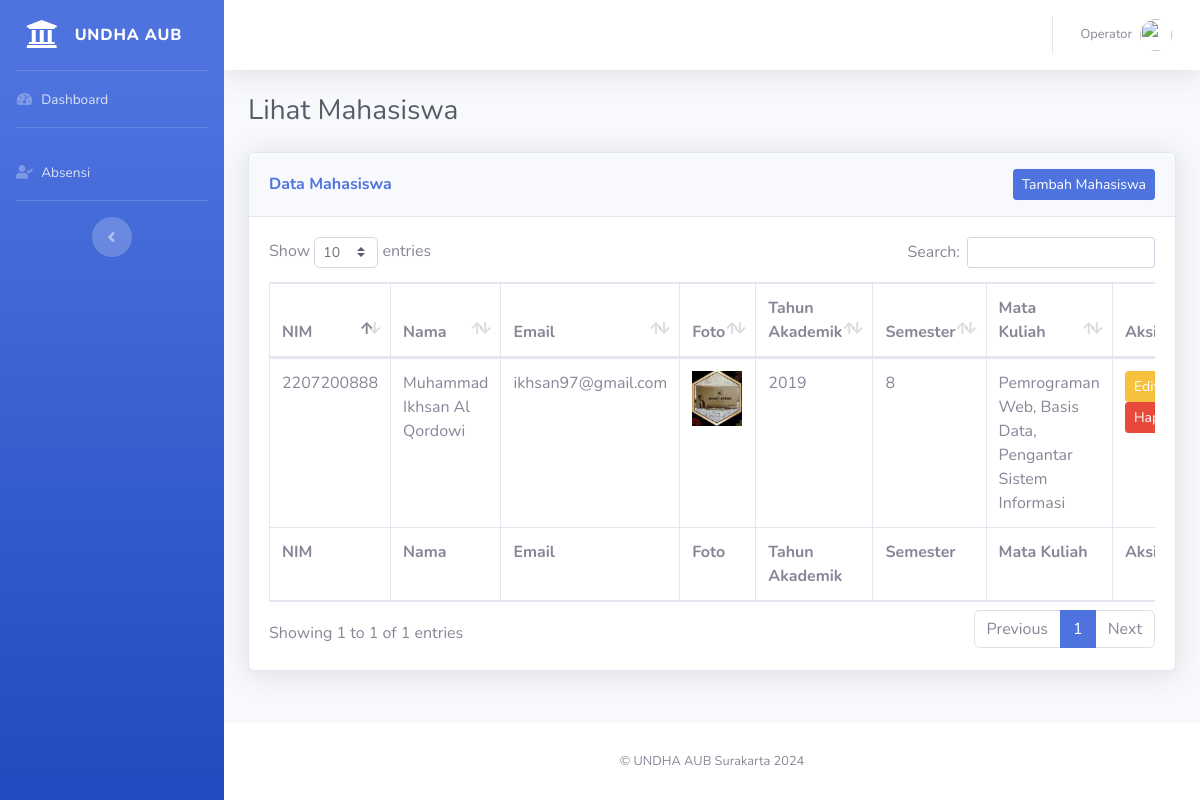
Screenshot of /lihatmhs.php (signed in) with the database file from the repository.
### tables this page shows
CREATE TABLE `mahasiswa` (
  `nim` varchar(15) NOT NULL,
  `nama` varchar(30) NOT NULL,
  `tahun_akademik` varchar(10) NOT NULL,
  `jk` enum('Laki-laki','Perempuan') NOT NULL,
  `email` varchar(30) NOT NULL,
  `password` varchar(255) NOT NULL,
  `id_prodi` varchar(11) NOT NULL,
  `foto` varchar(255) NOT NULL,
  `last_login` varchar(255) NOT NULL,
  `semester` varchar(10) DEFAULT NULL,
  `mata_kuliah_1` int(11) DEFAULT NULL,
  `mata_kuliah_2` int(11) DEFAULT NULL,
  `mata_kuliah_3` int(11) DEFAULT NULL,
  `mata_kuliah_4` int(11) DEFAULT NULL,
  `mata_kuliah_5` int(11) DEFAULT NULL,
  `mata_kuliah_6` int(11) DEFAULT NULL
);

### lihatmhs.php (the view, shortened to what this page needs)
<?php
include "koneksi.php";
$operator_name = isset($_SESSION["operator_user_name"]) ? $_SESSION["operator_user_name"] : "Operator";
$operator_foto = isset($_SESSION["operator_user_foto"]) ? $_SESSION["operator_user_foto"] : "default.png";
$query_mahasiswa = "
SELECT
    m.nim,
    m.nama,
    m.email,
    m.foto,
    m.tahun_akademik,
    m.semester,
    CONCAT_WS(', ', mk1.nama_mk, mk2.nama_mk, mk3.nama_mk, mk4.nama_mk, mk5.nama_mk, mk6.nama_mk) AS mata_kuliah
FROM
    mahasiswa m
LEFT JOIN
    mata_kuliah mk1 ON m.mata_kuliah_1 = mk1.id_mk
LEFT JOIN
    mata_kuliah mk2 ON m.mata_kuliah_2 = mk2.id_mk
LEFT JOIN
    mata_kuliah mk3 ON m.mata_kuliah_3 = mk3.id_mk
LEFT JOIN
    mata_kuliah mk4 ON m.mata_kuliah_4 = mk4.id_mk
LEFT JOIN
    mata_kuliah mk5 ON m.mata_kuliah_5 = mk5.id_mk
LEFT JOIN
    mata_kuliah mk6 ON m.mata_kuliah_6 = mk6.id_mk";
$result_mahasiswa = mysqli_query($koneksi, $query_mahasiswa);
?>
<!DOCTYPE html>
<html lang="en">
<head>
  <link href="vendor/fontawesome-free/css/all.min.css" rel="stylesheet" type="text/css">
  <link href="css/sb-admin-2.min.css" rel="stylesheet">
  <link href="vendor/datatables/dataTables.bootstrap4.min.css" rel="stylesheet">
</head>
<body id="page-top">
  <div id="wrapper">
    <ul class="navbar-nav bg-gradient-primary sidebar sidebar-dark accordion" id="accordionSidebar">
      <a class="sidebar-brand d-flex align-items-center justify-content-center" href="dashboard_operator.php">
        <div class="sidebar-brand-icon">
          <i class="fas fa-university"></i>
        </div>
        <div class="sidebar-brand-text mx-3">UNDHA AUB</div>
      </a>
      <hr class="sidebar-divider my-0">
      <li class="nav-item">
        <a class="nav-link" href="dashboard_operator.php">
          <i class="fas fa-fw fa-tachometer-alt"></i>
          <span>Dashboard</span></a>
      </li>
      <hr class="sidebar-divider">
      <li class="nav-item">
        <a class="nav-link" href="absensi.php">
          <i class="fas fa-fw fa-user-check"></i>
          <span>Absensi</span></a>
      </li>
      <hr class="sidebar-divider d-none d-md-block">
      <div class="text-center d-none d-md-inline">
        <button class="rounded-circle border-0" id="sidebarToggle"></button>
      </div>
    </ul>
    <div id="content-wrapper" class="d-flex flex-column">
      <div id="content">
        <nav class="navbar navbar-expand navbar-light bg-white topbar mb-4 static-top shadow">
          <ul class="navbar-nav ml-auto">
            <li class="nav-item dropdown no-arrow">
              <a class="nav-link dropdown-toggle" href="#" id="userDropdown" role="button" data-toggle="dropdown" aria-haspopup="true" aria-expanded="false">
                <span class="mr-2 d-none d-lg-inline text-gray-600 small"><?= $operator_name ?></span>
                <img class="img-profile rounded-circle" src="img/<?= $operator_foto ?>">
              </a>
            </li>
          </ul>
        </nav>
        <div class="container-fluid">
          <h1 class="h3 mb-4 text-gray-800">Lihat Mahasiswa</h1>
          <div class="card shadow mb-4">
            <div class="card-header py-3 flex-container">
              <h6 class="m-0 font-weight-bold text-primary">Data Mahasiswa</h6>
              <div class="btn-container">
                <a href="tambah_mahasiswa.php" class="btn btn-primary btn-sm">Tambah Mahasiswa</a>
              </div>
            </div>
            <div class="card-body">
              <div class="table-responsive">
                <table class="table table-bordered" id="dataTable" width="100%" cellspacing="0">
                  <thead>
                    <tr>
                      <th>NIM</th>
                      <th>Nama</th>
                      <th>Email</th>
                      <th>Foto</th>
                      <th>Tahun Akademik</th>
                      <th>Semester</th>
                      <th>Mata Kuliah</th>
                      <th>Aksi</th>
                    </tr>
                  </thead>
                  <tfoot>
                    <tr>
                      <th>NIM</th>
                      <th>Nama</th>
                      <th>Email</th>
                      <th>Foto</th>
                      <th>Tahun Akademik</th>
                      <th>Semester</th>
                      <th>Mata Kuliah</th>
                      <th>Aksi</th>
                    </tr>
                  </tfoot>
                  <tbody>
                    <?php while ($row = mysqli_fetch_assoc($result_mahasiswa)): ?>
                      <tr>
                        <td><?= htmlspecialchars($row['nim']) ?></td>
                        <td><?= htmlspecialchars($row['nama']) ?></td>
                        <td><?= htmlspecialchars($row['email']) ?></td>
                        <td><img src="img/<?= htmlspecialchars($row['foto']) ?>" alt="Foto Mahasiswa" width="50"></td>
                        <td><?= htmlspecialchars($row['tahun_akademik']) ?></td>
                        <td><?= htmlspecialchars($row['semester']) ?></td>
                        <td><?= htmlspecialchars($row['mata_kuliah']) ?></td>
                        <td>
                          <a href="edit_mahasiswa.php?nim=<?= htmlspecialchars($row['nim']) ?>" class="btn btn-warning btn-sm">Edit</a>
                          <button class="btn btn-danger btn-sm" onclick="showConfirmModal('<?= htmlspecialchars($row['nim']) ?>')">Hapus</button>
                        </td>
                      </tr>
                    <?php endwhile; ?>
                  </tbody>
                </table>
              </div>
            </div>
          </div>
        </div>
      </div>
      <footer class="sticky-footer bg-white">
        <div class="container my-auto">
          <div class="copyright text-center my-auto">
            <span>&copy; UNDHA AUB Surakarta 2024</span>
          </div>
        </div>
      </footer>
    </div>
  </div>
</body>
</html>

### lihatmhs.php (style rules this page uses)
.flex-container { display: flex; justify-content: space-between; align-items: center; }
.flex-container .btn-container { flex-shrink: 0; }

### rows the page displays
mahasiswa: nim "2207200888", nama "Muhammad Ikhsan Al Qordowi", email "ikhsan97@gmail.com", foto (picture), tahun_akademik "2019", semester "8", mata_kuliah "Pemrograman Web, Basis Data, Pengantar Sistem Informasi"

### other values shown
$operator_name "Operator"
